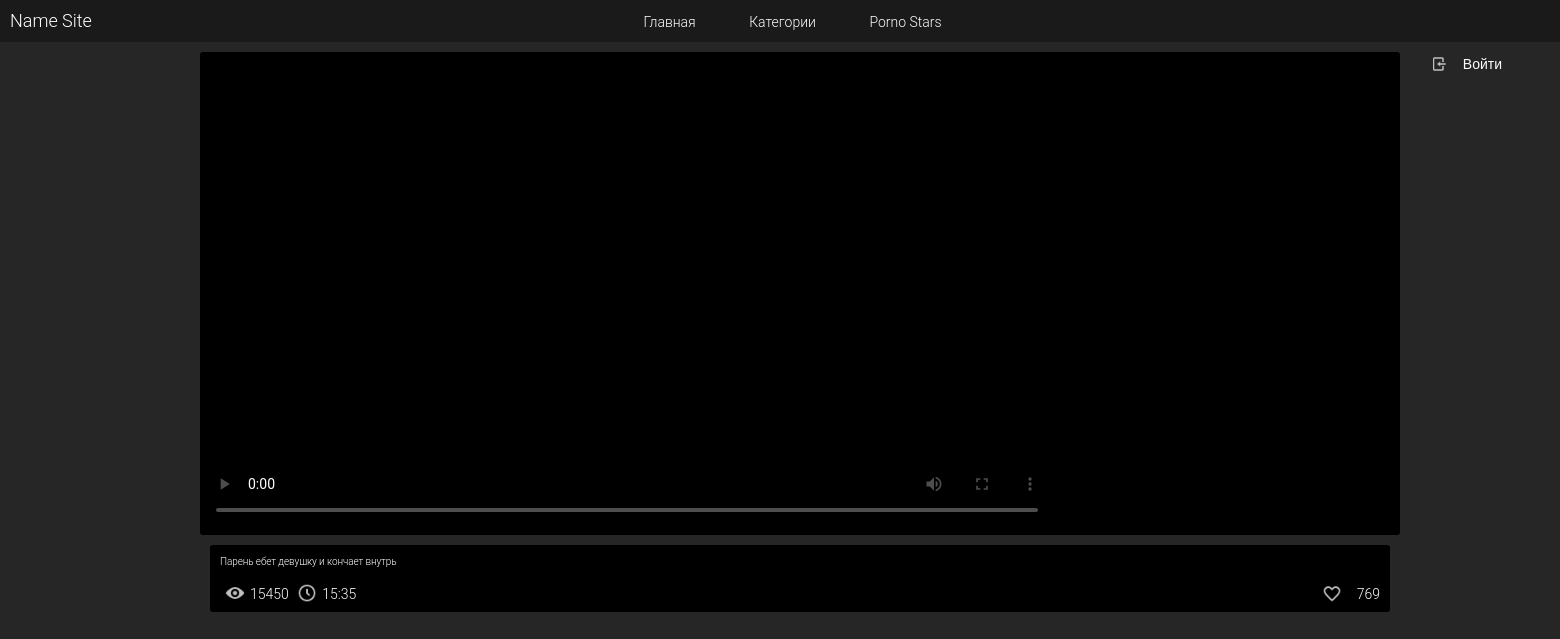
Screenshot of /?id=1 with the database file from the repository.
### tables this page shows
CREATE TABLE `posts` (
  `id` int(11) NOT NULL,
  `title` varchar(180) NOT NULL,
  `pre` varchar(50) NOT NULL,
  `descr` varchar(500) NOT NULL,
  `time` varchar(10) NOT NULL,
  `views` int(11) NOT NULL,
  `likes` int(11) NOT NULL,
  `video` varchar(50) NOT NULL,
  `keywords` text NOT NULL
);

### video.php (called while the page is built, shortened)
<?php
require_once 'engine/db_config.php';
$connect_DB = mysqli_connect($hostDB, $userDB, $passwordDB, $nameDB) or die("Ошибка" . mysqli_error($connect_DB));
$id_video = $_GET['id'];
$sql = "SELECT * FROM posts WHERE id = '$id_video'";
$query = mysqli_query($connect_DB, $sql);
$info_array = mysqli_fetch_assoc($query);
require_once "templete/head.php";
require_once "templete/header.php";
require_once "templete/full-story.php";
require_once "templete/bottom.php";
?>

### templete/full-story.php (the view, shortened to what this page needs)
<div class="full-story">
    <div class="videoBlock radius">
        <div class="video">
            <video src="<?php echo $info_array['video']?>" controls poster="<?php echo $info_array['pre']?>"></video>
        </div>
    </div>
    <div class="finfo radius">
        <div class="ftitle"><h1><?php echo $info_array['title']?></h1></div>
        <div class="infol inline-block">
            <div class="fviews inline-block"><img src="../templete/images/views.png" alt="" class="infopng"><div class="itext inline-block"><?php echo $info_array['views']?></div></div>
            <div class="ftime inline-block"><img src="../templete/images/time.png" alt="" class="infopng"><div class="itext inline-block"><?php echo $info_array['time']?></div></div>
        </div>
        <div class="infor inline-block right">
            <div class="flikes inline-block"><img src="../templete/images/un_like.png" alt="" class="infopngr"><div class="itext inline-block"><?php echo $info_array['likes']?></div></div>
        </div>
    </div>
</div>

### rows the page displays
posts: title "Парень ебет девушку и кончает внутрь", views "15450", time "15:35", likes "769"
